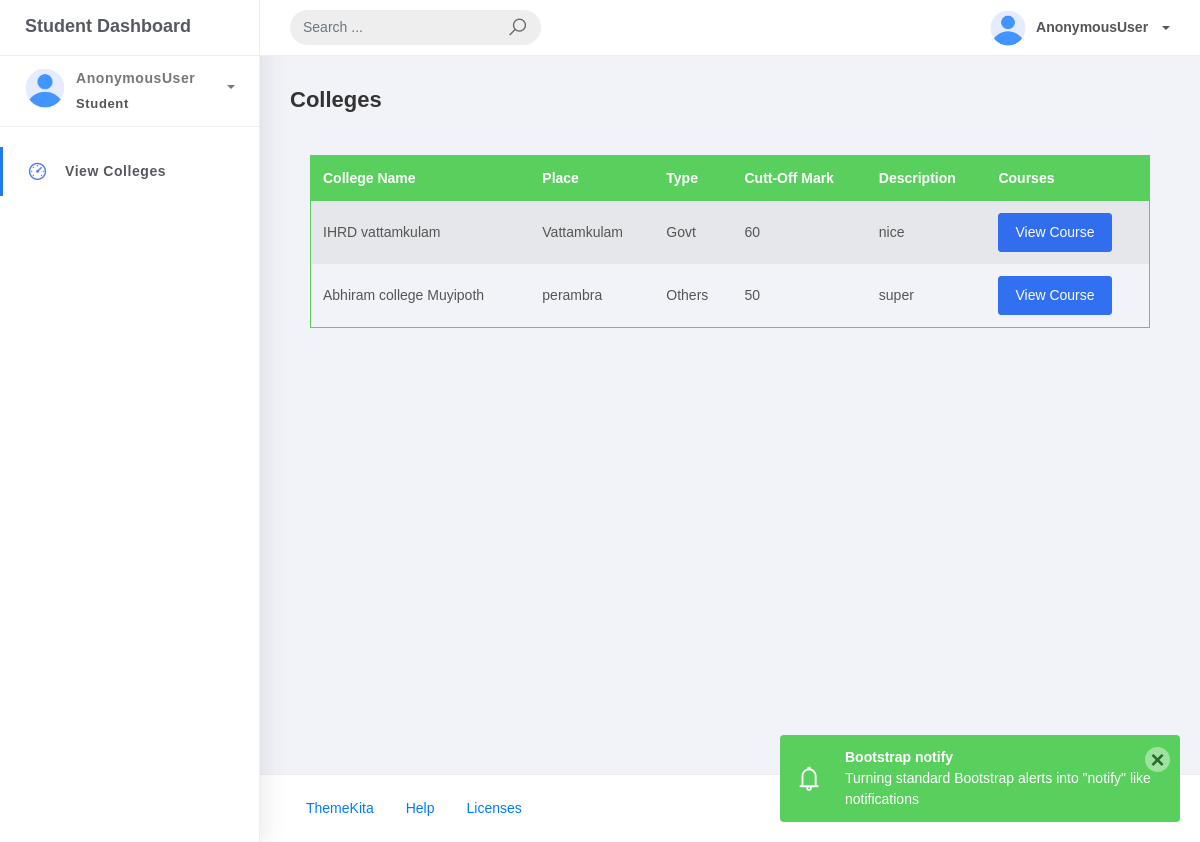
Page /student/collegeview/ on the earlier database version.
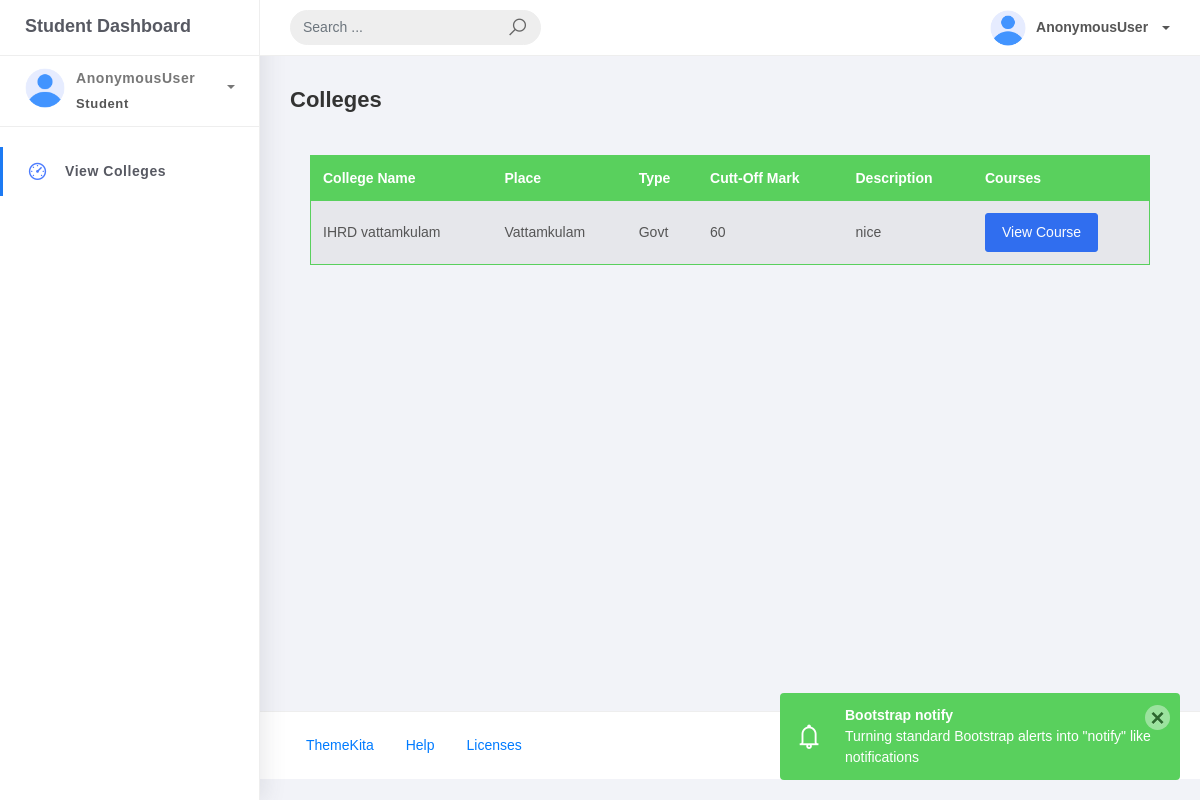
Same page on the later database version.
### CarrierApp/models.py (models this page shows, shortened)
class College(models.Model):
    name=models.CharField(max_length=50,null=True)
    place=models.CharField(max_length=50,null=True)
    Type=models.CharField(max_length=50,null=True)
    Description=models.TextField(max_length=300,null=True)
    cut_off_mark=models.PositiveBigIntegerField(null=True)
    user=models.OneToOneField(Login, on_delete=models.DO_NOTHING,null=True,related_name="college_profile")

### Student/views.py (the view)
# urls.py: path('collegeview/',views.CollegeView.as_view(),name='college_view'),
class CollegeView(View):
    def get(self,request):
        data=College.objects.all()
        return render(request,'Stud_templates/CollegeView.html',{"data":data})

### Student/templates/Stud_templates/CollegeView.html (shortened to what this page needs)
{% load static %}
<!DOCTYPE html>
<html>
<head>
	<link rel="stylesheet" href="{% static 'assets/css/bootstrap.min.css' %}">
	<link rel="stylesheet" href="{% static 'assets/css/ready.css' %}">
	<link rel="stylesheet" href="{% static 'assets/css/demo.css' %}">
</head>
<body>
	<div class="wrapper">
		<div class="main-header">
			<div class="logo-header">
				<a href="{% url 'Stud_home' %}" class="logo">
					Student Dashboard
				</a>
			</div>
			<nav class="navbar navbar-header navbar-expand-lg">
				<div class="container-fluid">
					<form class="navbar-left navbar-form nav-search mr-md-3" action="">
						<div class="input-group">
							<input type="text" placeholder="Search ..." class="form-control">
							<div class="input-group-append">
								<span class="input-group-text">
									<i class="la la-search search-icon"></i>
								</span>
							</div>
						</div>
					</form>
					<ul class="navbar-nav topbar-nav ml-md-auto align-items-center">
						<li class="nav-item dropdown">
							<a class="dropdown-toggle profile-pic" data-toggle="dropdown" href="#"
								aria-expanded="false"> <img src="{% static 'assets/img/user.png' %}" alt="user-img"
									width="36" class="img-circle"><span>{{request.user}}</span></span> </a>
						</li>
					</ul>
				</div>
			</nav>
		</div>
		<div class="sidebar">
			<div class="scrollbar-inner sidebar-wrapper">
				<div class="user">
					<div class="photo">
						<img src="{% static 'assets/img/user.png' %}">
					</div>
					<div class="info">
						<a class="" data-toggle="collapse" href="#collapseExample" aria-expanded="true">
							<span>
								{{request.user}}
								<span class="user-level">Student</span>
								<span class="caret"></span>
							</span>
						</a>
					</div>
				</div>
				<ul class="nav">
					<li class="nav-item active">
						<a href="#">
							<i class="la la-dashboard"></i>
							<p>View Colleges</p>
						</a>
					</li>
				</ul>
			</div>
		</div>
		<div class="main-panel">
			<div class="content">
				<div class="container-fluid">
					<h4 class="page-title">Colleges</h4>
                    <div class="card-body">
						<table class="table table-head-bg-success table-striped table-hover">
							<thead>
								<tr>
									<th scope="col">College Name</th>
									<th scope="col">Place</th>
									<th scope="col">Type</th>
									<th scope="col">Cutt-Off Mark</th>
									<th scope="col">Description</th>
									<th scope="col">Courses</th>
								</tr>
							</thead>
							<tbody>
								{% for i in data %}
								<tr>
									<td>{{i.name}}</td>
									<td>{{i.place}}</td>
									<td>{{i.Type}}</td>
									<td>{{i.cut_off_mark}}</td>
									<td>{{i.Description}}</td>
									<td><a class="btn btn-primary" href="{% url 'course_view' i.id %}">View Course</a></td>
								</tr>
								{% endfor %}
							</tbody>
						</table>
					</div>
				</div>
			</div>
			<div style="margin-top: 380px;">
			<footer class="footer" >
				<div class="container-fluid">
					<nav class="pull-left">
						<ul class="nav">
							<li class="nav-item">
								<a class="nav-link" href="http://www.themekita.com">
									ThemeKita
								</a>
							</li>
							<li class="nav-item">
								<a class="nav-link" href="#">
									Help
								</a>
							</li>
							<li class="nav-item">
								<a class="nav-link" href="https://themewagon.com/license/#free-item">
									Licenses
								</a>
							</li>
						</ul>
					</nav>
					<div class="copyright ml-auto">
						2024, made with  by <a
							href="http://www.themekita.com">Luminar technolab</a>
					</div>
				</div>
			</footer>
		</div>
		</div>
	</div>
</body>
</html>

Differences in the rows shown:
removed College: name "Abhiram college Muyipoth", place "perambra", Type "Others", cut_off_mark "50", Description "super"
